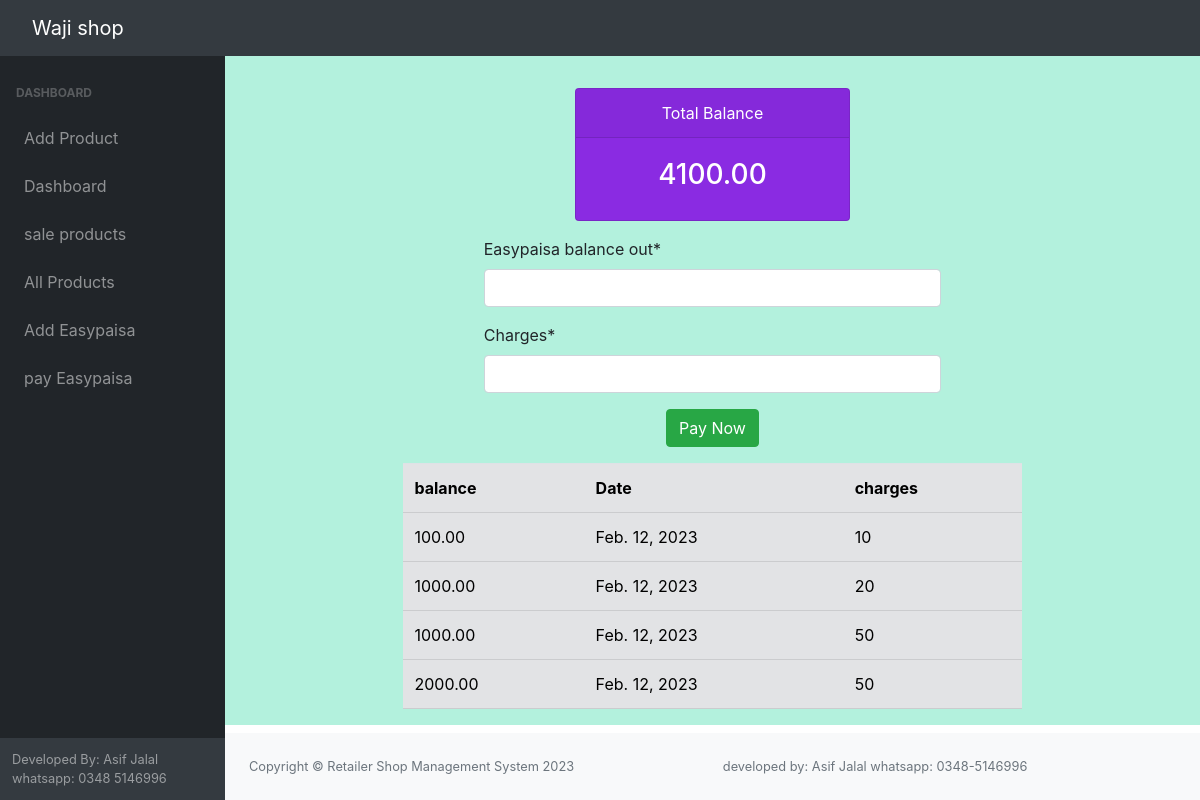
Page /outEasyPaisa on the committed database.
### home/models.py (models this page shows)
class Easypaisa_in(models.Model):
    easypaisa_balance_in= models.DecimalField(max_digits=10, decimal_places=2)
    date=models.DateField()
    total=models.DecimalField(max_digits=10, decimal_places=2, default=None, null=True)

class Easypaisa_out(models.Model):
    easypaisa_balance_out= models.DecimalField(max_digits=10, decimal_places=2)
    date=models.DateField()
    charges=models.CharField(max_length=50, null=True)

### home/views.py (the view, shortened to what this page needs)
# urls.py: path('outEasyPaisa',views.payEasypaisa, name='outEasypaisa')
def payEasypaisa(request):
    if request.method=='GET':
        form=easypaisaOutForm()
        total_balance=Easypaisa_in.objects.latest('id').total
        todayEasypaisa=Easypaisa_out.objects.filter(date=datetime.today().date()).order_by('-id')
        context={'form': form, 'total_balance':total_balance, 'todayEasypaisa':todayEasypaisa}
        return render(request,'home/outEasypaisa.html', context)

### home/forms.py
class easypaisaOutForm(forms.ModelForm):
    class Meta:
        model=Easypaisa_out
        fields=['easypaisa_balance_out', 'charges']

### home/templates/home/outEasypaisa.html (shortened to what this page needs)
{%extends 'home/base.html'%}
{% load crispy_forms_tags %}
{%block content%}
<div class="container  pt-3" style="background-color: rgb(179, 241, 221);">
    <div class="row m-3">
        <div class="col-sm-4">
        </div>
        <div class="col-sm-4">
            <div class="card" style="background-color: blueviolet; color: white;">
                <div class="card-header text-center">
                    Total Balance
                </div>
                <div class="card-body text-center" style="color: white;">
                    <h3>{{total_balance}}</h3>
                </div>
            </div>
        </div>
        <div class="col-sm-4">
        </div>
    </div>
    <div class="row">
        <div class="col-sm-3">
        </div>
        <div class="col-sm-6">
            <form action="" method="post">
                {{form|crispy}}
                <p class="text-center"><button type="submit" class="btn btn-success"> Pay Now</button></p>
            </form>
        </div>
        <div class="col-sm-3">
        </div>
    </div>
    <div class="row">
        <div class="col-sm-2">
        </div>
        <div class="col-sm-8">
            {%if todayEasypaisa%}
            <table class="table table-secondary">
                <tr>
                    <th>balance</th>
                    <th>Date</th>
                    <th>charges</th>
                </tr>
                {%for balance in todayEasypaisa%}
                <tr>
                    <td>{{balance.easypaisa_balance_out}}</td>
                    <td>{{balance.date}}</td>
                    <td>{{balance.charges}}</td>
                </tr>
                {%endfor%}
            </table>
            {%endif%}
        </div>
        <div class="col-sm-2">
        </div>
    </div>
</div>
{%endblock%}

### rows in the picture
Easypaisa_in: total "4100.00"
Easypaisa_out: easypaisa_balance_out "100.00", date "Feb. 12, 2023", charges "10"
Easypaisa_out: easypaisa_balance_out "1000.00", date "Feb. 12, 2023", charges "20"
Easypaisa_out: easypaisa_balance_out "1000.00", date "Feb. 12, 2023", charges "50"
Easypaisa_out: easypaisa_balance_out "2000.00", date "Feb. 12, 2023", charges "50"
